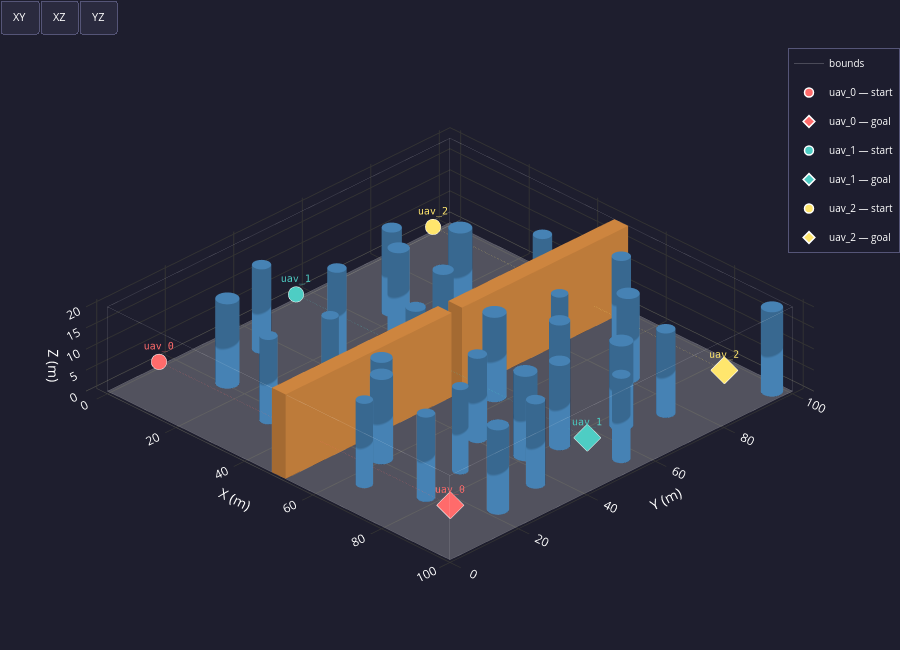

Source (notebook cell):
### Markdown cell above
# Multi-UAV Swarm Trajectory Planning

**Pipeline overview**

| Cell | Stage | Modules |
|------|-------|---------|
| 1 | Environment setup & validation | `environment`, `visualizer_static` |
| 2 | Global path planning (A\*) | `global_planner` |
| 3 | Safe corridor extraction | `safe_corridor` |
| 4 | Individual trajectory generation (STO) | `trajectory_generator` |
| 5 | Conflict detection | `conflict_resolver` |
| 6 | Conflict resolution & replanning | `conflict_resolver` |
| 7 | Static 3-D visualisation | `visualizer_static` |
| 8 | Web simulation (HTML export) | `visualizer_web` |

### Code cell
# ── Cell 1 — Environment + Fleet setup ──────────────────────────────────────
import os, sys, logging, yaml

# ── sys.path setup ────────────────────────────────────────────────────────────
_SWARM_DIR  = os.path.abspath('')          # …/uavsafeplanning/SWARM
_PARENT_DIR = os.path.dirname(_SWARM_DIR)  # …/uavsafeplanning
for _p in (_SWARM_DIR, _PARENT_DIR):
    if _p not in sys.path:
        sys.path.insert(0, _p)

# ── Imports ───────────────────────────────────────────────────────────────────
from environment       import Environment, ConfigValidationError
from uav               import Fleet
from visualizer_static import plot_environment_3d

# Silence sub-module DEBUG/INFO — only warnings/errors reach the output.
# Must come AFTER imports so the handlers are already registered.
for _mod in ('environment', 'uav'):
    logging.getLogger(_mod).setLevel(logging.WARNING)

# ── Config paths ──────────────────────────────────────────────────────────────
SIM_CONFIG   = os.path.join(_SWARM_DIR, 'configs', 'simulation.yaml')
FLEET_CONFIG = os.path.join(_SWARM_DIR, 'configs', 'fleet.yaml')

# ── Read which environment to use from simulation.yaml ────────────────────────
with open(SIM_CONFIG, 'r') as f:
    sim_cfg = yaml.safe_load(f)
    env_filename = sim_cfg.get('environment', 'environment.yaml')  # default fallback

ENV_CONFIG = os.path.join(_SWARM_DIR, 'configs', env_filename)
print(f"Using environment: {env_filename}")

def _tag(ok): return '✓' if ok else '✗'

# ── Environment ───────────────────────────────────────────────────────────────
try:
    env        = Environment.from_yaml(ENV_CONFIG)
    voxel_grid = env.to_voxel_grid()   # cached — A* (Cell 2) reuses this
    w = env.world
    print(f"✓  Environment  [{os.path.basename(ENV_CONFIG)}]  "
          f"{len(env.cylinders)} cylinders · {len(env.walls)} walls · "
          f"grid {w.nx}×{w.ny}×{w.nz}")
except ConfigValidationError as exc:
    print(f"✗  Environment  [{os.path.basename(ENV_CONFIG)}]  FAILED → {exc}")
    raise

# ── Fleet ─────────────────────────────────────────────────────────────────────
try:
    fleet = Fleet.from_yaml(FLEET_CONFIG)
    ids   = ', '.join(u.id for u in fleet.uavs)
    print(f"✓  Fleet        [{os.path.basename(FLEET_CONFIG)}]  "
          f"{len(fleet.uavs)} UAVs  ({ids})")
except ConfigValidationError as exc:
    print(f"✗  Fleet        [{os.path.basename(FLEET_CONFIG)}]  FAILED → {exc}")
    raise

# ── Position validation ───────────────────────────────────────────────────────
try:
    fleet.validate_with_environment(env)
    print("✓  Positions    all start / goal positions are obstacle-free")
except ConfigValidationError as exc:
    print(f"✗  Positions    FAILED → {exc}")
    raise

# ── Visualisation ─────────────────────────────────────────────────────────────
plot_environment_3d(env, fleet=fleet)
